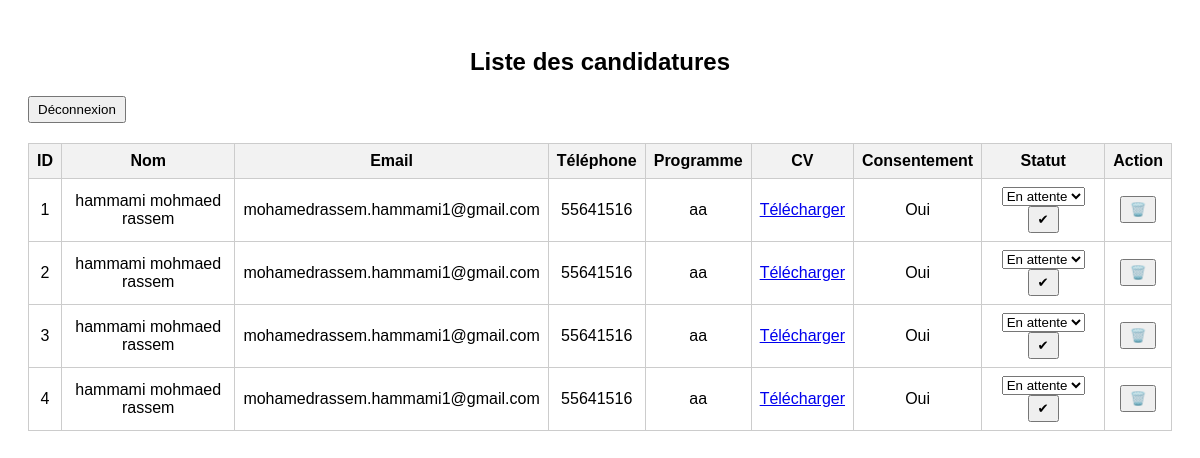
The app's page /internconnect-backend/admin.php (signed in) with its own data.
### tables this page shows
CREATE TABLE IF NOT EXISTS `interconnect` (
  `id` int(11) NOT NULL AUTO_INCREMENT,
  `nom` varchar(100) DEFAULT NULL,
  `email` varchar(100) DEFAULT NULL,
  `telephone` varchar(20) DEFAULT NULL,
  `programme` varchar(50) DEFAULT NULL,
  `cv_path` varchar(255) DEFAULT NULL,
  `consentement` tinyint(1) DEFAULT NULL,
  `statut_paiement` varchar(20) DEFAULT 'En attente',
  PRIMARY KEY (`id`)
);

### internconnect-backend/admin.php (the view, shortened to what this page needs)
<?php
$pdo = new PDO("mysql:host=localhost;dbname=coalitiontest", "root", "");
$sql = "SELECT * FROM interconnect";
$stmt = $pdo->query($sql);
?>
<!DOCTYPE html>
<html>
<head>
</head>
<body>
  <h2>Liste des candidatures</h2>
  <form method="POST" action="logout.php" style="text-align:right;">
    <button type="submit">Déconnexion</button>
  </form>
  <table>
    <tr>
      <th>ID</th>
      <th>Nom</th>
      <th>Email</th>
      <th>Téléphone</th>
      <th>Programme</th>
      <th>CV</th>
      <th>Consentement</th>
      <th>Statut</th>
      <th>Action</th>
    </tr>
    <?php while ($row = $stmt->fetch(PDO::FETCH_ASSOC)) { ?>
    <tr>
      <td><?php echo $row['id']; ?></td>
      <td><?php echo htmlspecialchars($row['nom']); ?></td>
      <td><?php echo htmlspecialchars($row['email']); ?></td>
      <td><?php echo htmlspecialchars($row['telephone']); ?></td>
      <td><?php echo htmlspecialchars($row['programme']); ?></td>
      <td>
        <?php if (!empty($row['cv_path'])): ?>
          <a href="<?php echo htmlspecialchars($row['cv_path']); ?>" target="_blank">Télécharger</a>
        <?php else: ?>
          <span>CV non fourni</span>
        <?php endif; ?>
      </td>
      <td><?php echo $row['consentement'] ? 'Oui' : 'Non'; ?></td>
      <td>
        <form method="POST" action="update_statut.php">
          <select name="statut">
            <option value="En attente" <?php if($row['statut_paiement'] == 'En attente') echo 'selected'; ?>>En attente</option>
          </select>
          <button type="submit">✔</button>
        </form>
      </td>
      <td>
        <form method="GET" action="delete.php" onsubmit="return confirm('Supprimer cette candidature ?');">
          <button type="submit">🗑️</button>
        </form>
      </td>
    </tr>
    <?php } ?>
  </table>
</body>
</html>

### internconnect-backend/admin.php (style rules this page uses)
body { font-family: Arial, sans-serif; padding: 20px; }
h2 { text-align: center; }
table { border-collapse: collapse; width: 100%; margin-top: 20px; }
th, td { border: 1px solid #ccc; padding: 8px; text-align: center; }
th { background-color: #f2f2f2; }
button { padding: 4px 8px; }
form { display: inline-block; }

### records on screen
interconnect: id "1", nom "hammami mohmaed rassem", email "mohamedrassem.hammami1@gmail.com", telephone "55641516", programme "aa", consentement "Oui", statut "En attente"
interconnect: id "2", nom "hammami mohmaed rassem", email "mohamedrassem.hammami1@gmail.com", telephone "55641516", programme "aa", consentement "Oui", statut "En attente"
interconnect: id "3", nom "hammami mohmaed rassem", email "mohamedrassem.hammami1@gmail.com", telephone "55641516", programme "aa", consentement "Oui", statut "En attente"
interconnect: id "4", nom "hammami mohmaed rassem", email "mohamedrassem.hammami1@gmail.com", telephone "55641516", programme "aa", consentement "Oui", statut "En attente"
